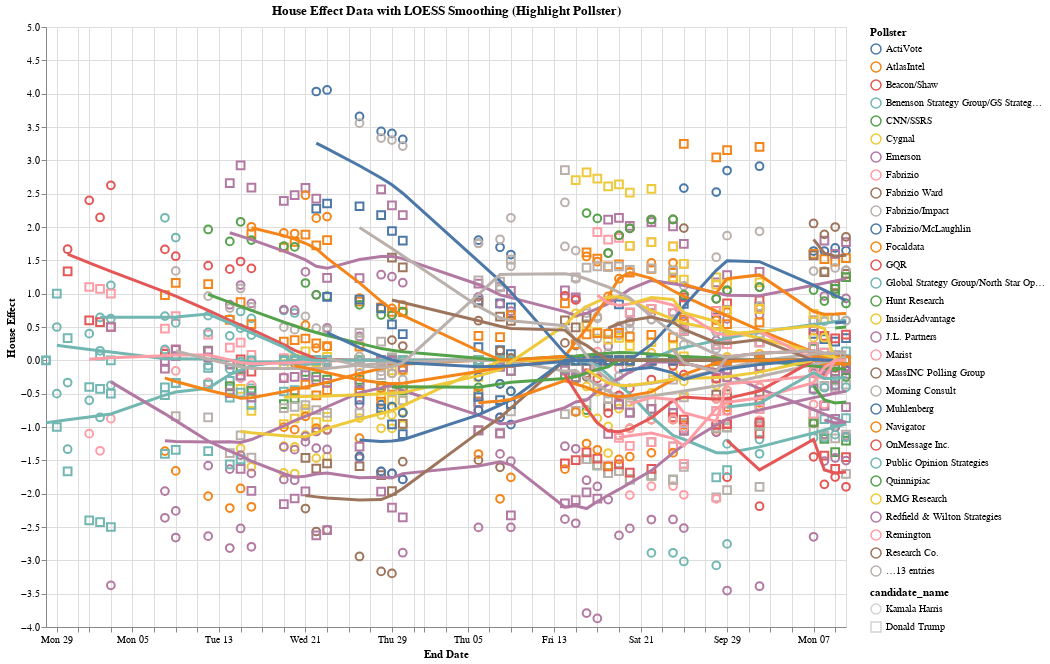

Notebook cell for this chart:
### Markdown cell above
#### Time Series of Pollster House Effects in State

### Code cell
import altair as alt

# Define selection for highlighting specific pollster
highlight = alt.selection_multi(fields=['pollster'], bind='legend')

# Manually map shapes for the candidates ('circle' for Kamala Harris and 'square' for Donald Trump)
shape_scale = alt.Scale(domain=['Kamala Harris', 'Donald Trump'], range=['circle', 'square'])

# Scatter plot for house effect data with shape highlight based on candidate_name (restricted to circle and square)
scatter = alt.Chart(he_agg).mark_point(size=60).encode(
    x=alt.X('end_date:T', title='End Date'),
    y=alt.Y('house_effect:Q', title='House Effect'),
    color=alt.condition(highlight, 'pollster:N', alt.value('lightgray'), legend=alt.Legend(title="Pollster")),  # Color for pollster with legend
    shape=alt.condition(
        highlight, 
        alt.Shape('candidate_name:N', scale=shape_scale),  # Shape encoding based on candidate
        alt.value('circle')  # Default shape for non-selected points
    ),
    opacity=alt.condition(highlight, alt.value(1), alt.value(0.3)),  # Reduce opacity for non-selected points
    tooltip=['pollster', 'candidate_name', 'end_date', 'house_effect']
).properties(
    width=800,
    height=600
).add_selection(
    highlight
)

# LOESS smoothing for each pollster (groupby pollster)
loess = alt.Chart(he_agg).transform_loess(
    'end_date', 'house_effect', groupby=['pollster']
).mark_line(size=3).encode(
    x='end_date:T',
    y='house_effect:Q',
    color=alt.condition(highlight, 'pollster:N', alt.value('lightgray')),  # Color highlighting for LOESS curve
    size=alt.condition(highlight, alt.value(3), alt.value(1)),  # Thicker line for selected pollsters
    opacity=alt.condition(highlight, alt.value(1), alt.value(0.3))  # Reduce opacity for non-selected lines
)

# Layering the scatter plot and LOESS smoothing curve
final_chart = alt.layer(scatter, loess).properties(
    title="House Effect Data with LOESS Smoothing (Highlight Pollster)"
)

# Display the final chart
final_chart.display()

### Figure 1 — Vega-Lite specification as saved in the notebook (floating-point values rounded to 4 significant figures; data arrays with more than 128 entries replaced by an {"elided": "..."} marker saying what was removed)
{"config": {"view": {"continuousWidth": 300, "continuousHeight": 300}}, "layer": [{"mark": {"type": "point", "size": 60}, "encoding": {"color": {"condition": {"param": "param_3", "field": "pollster", "type": "nominal", "legend": {"title": "Pollster"}}, "value": "lightgray"}, "opacity": {"condition": {"param": "param_3", "value": 1}, "value": 0.3}, "shape": {"condition": {"param": "param_3", "field": "candidate_name", "scale": {"domain": ["Kamala Harris", "Donald Trump"], "range": ["circle", "square"]}, "type": "nominal"}, "value": "circle"}, "tooltip": [{"field": "pollster", "type": "nominal"}, {"field": "candidate_name", "type": "nominal"}, {"field": "end_date", "type": "temporal"}, {"field": "house_effect", "type": "quantitative"}], "x": {"field": "end_date", "title": "End Date", "type": "temporal"}, "y": {"field": "house_effect", "title": "House Effect", "type": "quantitative"}}, "name": "view_3"}, {"mark": {"type": "line", "size": 3}, "encoding": {"color": {"condition": {"param": "param_3", "field": "pollster", "type": "nominal"}, "value": "lightgray"}, "opacity": {"condition": {"param": "param_3", "value": 1}, "value": 0.3}, "size": {"condition": {"param": "param_3", "value": 3}, "value": 1}, "x": {"field": "end_date", "type": "temporal"}, "y": {"field": "house_effect", "type": "quantitative"}}, "transform": [{"loess": "house_effect", "on": "end_date", "groupby": ["pollster"]}]}], "data": {"name": "data-62a3922c3e86dfbd73e508d252f62518"}, "height": 600, "params": [{"name": "param_3", "select": {"type": "point", "fields": ["pollster"]}, "bind": "legend", "views": ["view_3"]}], "title": "House Effect Data with LOESS Smoothing (Highlight Pollster)", "width": 800, "$schema": "https://vega.github.io/schema/vega-lite/v5.20.1.json", "datasets": {"data-62a3922c3e86dfbd73e508d252f62518": {"elided": "1782 records"}}}
